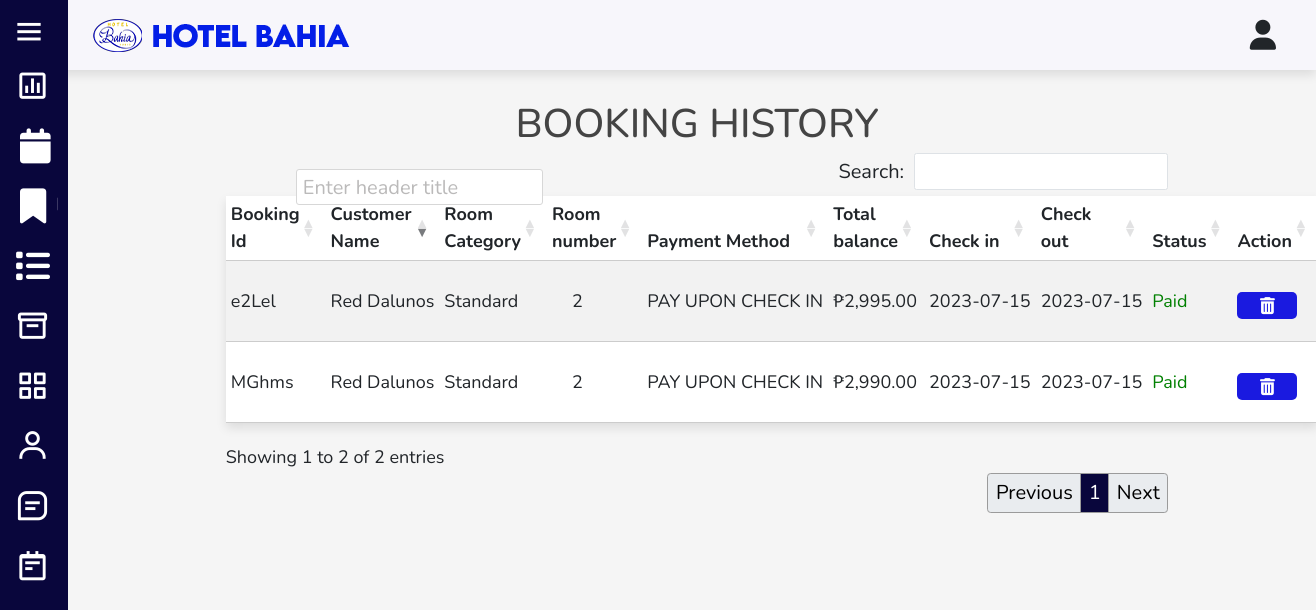
/admin/booking_list.php (signed in), run on the app's committed database.
### tables this page shows
CREATE TABLE `booking_list` (
  `id` int(10) NOT NULL,
  `user_id` varchar(20) NOT NULL,
  `booking_id` varchar(20) NOT NULL,
  `name` varchar(50) NOT NULL,
  `email` varchar(50) NOT NULL,
  `number` varchar(10) NOT NULL,
  `rooms` int(1) NOT NULL,
  `check_in` varchar(10) NOT NULL,
  `check_out` varchar(10) NOT NULL,
  `adults` int(1) NOT NULL,
  `childs` int(1) NOT NULL,
  `category` varchar(255) NOT NULL,
  `payment_status` varchar(255) NOT NULL,
  `method` varchar(50) NOT NULL,
  `proof` varchar(100) NOT NULL,
  `price` int(100) NOT NULL,
  `checkout` int(1) NOT NULL
);

### admin/booking_list.php (the view, shortened to what this page needs)
<?php
include '../includes/db.php';
?>
<!DOCTYPE html>
<html lang="en">
<head>
   <link href="https://cdn.jsdelivr.net/npm/bootstrap@5.3.0-alpha2/dist/css/bootstrap.min.css" rel="stylesheet">
   <link rel="stylesheet" href="https://cdnjs.cloudflare.com/ajax/libs/font-awesome/6.1.1/css/all.min.css">
   <link rel="stylesheet" href="https://cdn.datatables.net/1.13.4/css/dataTables.bootstrap4.min.css">
   <link rel="stylesheet" href="https://cdn.datatables.net/buttons/2.3.6/css/buttons.dataTables.min.css">
   <link href='https://cdn.jsdelivr.net/npm/boxicons@latest/css/boxicons.min.css' rel='stylesheet'>
   <link rel="stylesheet" href="../css/admin_style.css">
</head>
<body className='snippet-body'>
<body id="body-pd">
<?php include '../components/admin_header.php'; ?>
<section class="orders">
<h1 class="heading">Booking History</h1>
<div class="box-container">
         <?php
         $select_product = $conn->prepare("SELECT * FROM `booking_list` WHERE checkout = 1");
         $select_product->execute();
         $result = $select_product->fetchAll();
      ?>
      <form name='frmSearch' action='' method='post' enctype="multipart/form-data">
      <table id="prodtableid" class='table table-striped align-middle caption-top dt-print-table'>
      <thead class="thd">
         <tr>
         <th scope="col" class='table-header' width="16%">Booking Id</th>
         <th scope="col" class='table-header' width="16%">Customer Name</th>
         <th scope="col" class='table-header' width="16%">Room Category</th>
         <th scope="col" class='table-header' width="16%">Room number</th>
         <th scope="col" class='table-header' width="20%">Payment Method</th>
         <th scope="col" class='table-header' width="16%">Total balance</th>
         <th scope="col" class='table-header' width="16%">Check in</th>
         <th scope="col" class='table-header' width="16%">Check out</th>
         <th scope="col" class='table-header' width="16%">Status</th>
         <th scope="col" class='table-header' width="16%">Action</th>
         </tr>
      </thead>
      <tbody id='table-body'>
         <?php
         if(!empty($result)) {
            foreach($result as $row) {
         ?>
         <tr>
            <td><?php echo $row['booking_id']; ?></td>
            <td><?php echo $row['name']; ?></td>
            <td><?php echo $row['category']; ?></td>
            <td style="padding-left: 25px;"><?php echo $row['rooms']; ?></td>
            <td>
            <?php if ($row['method'] == 'Gcash' || $row['method'] == 'AliPay' || $row['method'] == 'UnionPay'): ?>
               <a href="#viewpayment_<?php echo $row['id']; ?>" data-bs-toggle="modal"><?php echo $row['method']; ?></a>
            <?php else: ?>
               <?php echo $row['method']; ?>
            <?php endif; ?>
         </td>
            <td>₱<?= number_format($row['price'], 0, '.', ',') ?>.00</td>
            <td><?php echo $row['check_in']; ?></td>
            <td><?php echo $row['check_out']; ?></td>
            <?php if($row['payment_status'] == "Paid"){ ?>
               <td style="color: green;"><?php echo $row['payment_status']; ?></td>
               <?php }else{ ?>
               <td style="color: red;"><?php echo $row['payment_status']; ?></td>
            <?php } ?>
            <td><button type="button" class="delete-btn" data-bs-toggle="modal" data-bs-target="#deleteModal" data-bs-whatever="<?php  echo $row['id'].'&booking_id='.$row['booking_id'];?>"><i class="fas fa-trash-alt"></i></button>
</td>
         <?php
            }
         }
         ?>
      </tbody>
      </table>
      <input type="text" class="printTitle" maxlength="100" placeholder="Enter header title" id="tangna">
      </form>
</div>
</section>
</body>
</html>

### css/admin_style.css (style rules this page uses)
:root { --main-color: #0C084C; --orange: #096386; --red: #1a1ae0; --black: #444; --white: #fff; --light-color: #777; --light-bg: #f5f5f5; --border: .2rem solid var(--black); --box-shadow: 0 .5rem 1rem rgba(0, 0, 0, .1); }
* { font-family: 'Nunito', sans-serif; margin: 0; padding: 0; box-sizing: border-box; outline: none; border: none; text-decoration: none; }
html { font-size: 62.5%; overflow-x: hidden; }
th, td { padding: 10px; text-align: left; border-bottom: 1px solid #ccc; }
th { background-color: #f2f2f2; font-weight: bold; }
.box-container { display: flex; justify-content: center; }
body { background-color: var(--light-bg); height: 100%; }
section { padding: 2rem; max-width: 1200px; margin: 0 auto; }
.heading { font-size: 4rem; color: var(--black); text-align: center; text-transform: uppercase; }
.btn, .delete-btn, .option-btn { display: block; width: 100%; margin-top: 1rem; border-radius: .5rem; padding: .5rem 3rem; font-size: 1.7rem; text-transform: capitalize; color: var(--white); cursor: pointer; text-align: center; }
.delete-btn, .option-btn { width: 25% !important; display: inline-block !important; }
.delete-btn { background-color: var(--red); }
section.show-products, section.orders, section.accounts, section.contacts { max-width: none; }
.orders .box-container { display: flex; justify-content: center; }
.orders .box-container form { width: 80%; }
table { font-size: large; box-shadow: var(--box-shadow); width: 100%; }
table td { height: 70px; white-space: nowrap; }
table .thd { padding: 2px; text-align: center; color: white; }
:root { --header-height: 3rem; --nav-width: 68px; --first-color: #4723D9; --first-color-light: #AFA5D9; --white-color: #F7F6FB; --body-font: 'Nunito', sans-serif; --normal-font-size: 1rem; --z-fixed: 100 }
*,::before,::after { box-sizing: border-box }
body { position: relative; margin: var(--header-height) 0 0 0; padding: 0 1rem; font-family: var(--body-font); font-size: var(--normal-font-size); transition: .5s }
@media screen and (min-width: 768px) { body { margin: calc(var(--header-height) + 5rem) 0 0 0; padding-left: calc(var(--nav-width) + 2rem) } }
::placeholder { color: #bbbaba; }
.table>thead { background-color: #09063c; color: white; }
input.printTitle { border: 1px solid #d7d7d7; border-radius: 3px; position: absolute; font-size: 2rem; top: 89px; margin-left: 70px; height: 3.6rem; padding-left: 3px; }
input.printTitle::placeholder { padding-left: 3px; }

### data on the page
booking_list: booking "e2Lel", name "Red Dalunos", category "Standard", rooms "2", method "PAY UPON CHECK IN", price "2,995", check_in "2023-07-15", check_out "2023-07-15", payment_status "Paid"
booking_list: booking "MGhms", name "Red Dalunos", category "Standard", rooms "2", method "PAY UPON CHECK IN", price "2,990", check_in "2023-07-15", check_out "2023-07-15", payment_status "Paid"
